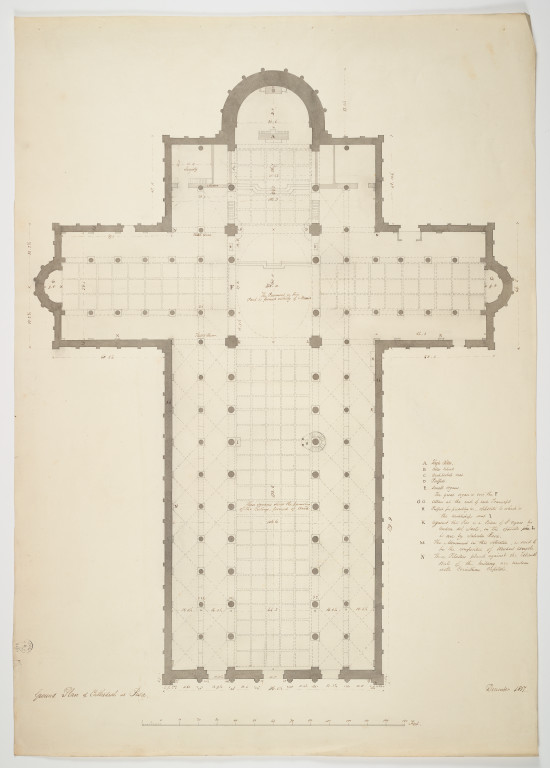
#> input picture sources/floorplans/soane-pisa-cathedral-plan-high.jpg, 550 x 768 px
$ python rebuild-pisa-strict-five.py
#> lines starting #> are read from the running program, lines starting #| are printed output that depends on the picture; after the words box and inside, x2 and y2 are one past the last pixel; in counts of white or black regions, pixels touching at a corner belong together
#!/usr/bin/env python3
"""Rebuild the strict five-venue Pisa source-pixel package.

Every emitted wall/detail pixel is selected from authoritative source ink.
Classifier masks may reject annotations or assign semantics, but they never
draw, close, regularize, or fill replacement geometry.
"""

from __future__ import annotations

import argparse
import hashlib
import importlib.util
import json
import math
import subprocess
import sys
from pathlib import Path

import cv2
import fitz
import numpy as np
from PIL import Image, ImageDraw, ImageOps


ROOT = Path(__file__).resolve().parents[1]
SOURCES = ROOT / "sources/floorplans"
DERIVED = SOURCES / "derived"
QA = ROOT / "qa"
REPORTS = ROOT / "reports"
BUILDER = ROOT / "scripts/build-architectural-plans.py"


def digest(path: Path) -> str:
    return hashlib.sha256(path.read_bytes()).hexdigest()


def keep_components(mask: np.ndarray, minimum_area: int) -> np.ndarray:
    count, labels, stats, _ = cv2.connectedComponentsWithStats(
        mask.astype(np.uint8), 8
    )
    output = np.zeros_like(mask, np.uint8)
    for index in range(1, count):
        if stats[index, cv2.CC_STAT_AREA] >= minimum_area:
            output[labels == index] = 1
    return output


# [15 lines left out: function page_rgb, not called in this run]


def rect_mask(
    shape: tuple[int, int], rectangles: list[tuple[int, int, int, int]]
) -> np.ndarray:
    output = np.zeros(shape, np.uint8)
    for x0, y0, x1, y1 in rectangles:
        output[max(0, y0) : min(shape[0], y1), max(0, x0) : min(shape[1], x1)] = 1
    return output


# [5 lines left out: function polygon_mask, not called in this run]


def write_image_pdf(name: str, source: Path) -> dict:
    DERIVED.mkdir(parents=True, exist_ok=True)
    image = Image.open(source)
    document = fitz.open()
    document.set_metadata({})
    page = document.new_page(width=image.width, height=image.height)
    page.insert_image(page.rect, filename=str(source))
    output = DERIVED / f"{name}.pdf"
    document.save(output, deflate=True, no_new_id=True)
    document.close()
    return {"file": str(output.relative_to(SOURCES)), "sha256": digest(output)}


# [56 lines left out: function write_classified_pdf, not called in this run]


def cathedral() -> dict:
    parent = SOURCES / "soane-pisa-cathedral-plan-high.jpg"
    source_rgb = np.asarray(Image.open(parent).convert("RGB"))[18:735, 23:527].copy()
    gray = cv2.cvtColor(source_rgb, cv2.COLOR_RGB2GRAY)
    source_ink = keep_components((gray < 174).astype(np.uint8), 3)

    # The union is only a classifier scope around the cruciform plan. It emits
    # no polygon geometry and keeps the original wall/pier pixels unchanged.
    scope = rect_mask(
        source_ink.shape,
        [
            (118, 35, 386, 674),
            (0, 180, 504, 336),
            (180, 35, 325, 210),
        ],
    )
    core = cv2.morphologyEx(source_ink, cv2.MORPH_OPEN, np.ones((3, 3), np.uint8))
    core &= source_ink
    walls = source_ink & scope & cv2.dilate(core, np.ones((5, 5), np.uint8))
    details = source_ink & scope & cv2.dilate(walls, np.ones((9, 9), np.uint8))
    details &= 1 - walls

    restored_region = np.zeros_like(source_ink)
    restored_region[410:705, 350:504] = 1
    restored = source_ink & walls & restored_region
    if np.count_nonzero(restored) < 1900:
        raise ValueError("Cathedral south wall restoration lost the audited source component")
    audit = write_image_pdf("pisa-cathedral-soane-sheet", parent)
    return write_classified_pdf(
        "pisa-cathedral-ground-plan-strict",
        source_rgb,
        source_ink,
        walls,
        details,
        {
            "parentFile": str(parent.relative_to(SOURCES)),
            "parentSha256": digest(parent),
            "parentCrop": [23, 18, 527, 735],
            "auditSheet": audit,
            "restoredAuditedRegionPixels": int(np.count_nonzero(restored)),
            "method": "Source grayscale <174; source components >=3 px; reviewed cruciform scope; 3 px structural cores select only original wall/pier pixels; nearby original hatching remains flat; handwritten legends and scale are excluded.",
        },
    )


# [268 lines left out: functions baptistery, camposanto, opera, tower_base, not called in this run]


def derive() -> dict:
    records = {
        "pisa-cathedral": cathedral(),
        "pisa-baptistery": baptistery(),
        "camposanto": camposanto(),
        "opera-pisa": opera(),
        "leaning-tower-base": tower_base(),
    }
    REPORTS.mkdir(parents=True, exist_ok=True)
    manifest = REPORTS / "strict-five-derivation.json"
    manifest.write_text(json.dumps(records, ensure_ascii=False, indent=2) + "\n")
    return records


def run_tower_producers() -> None:
    for profile in ["entry-first", "galleries-1-3", "upper"]:
        subprocess.run(
            [
                sys.executable,
                str(ROOT / "scripts/rebuild-pisa-tower-source-pixels-v7.py"),
                "derive",
                profile,
                "--root",
                str(ROOT),
            ],
            cwd=ROOT,
            check=True,
        )
    subprocess.run(
        [sys.executable, str(ROOT / "scripts/rebuild-pisa-tower-v4.py"), "derive"],
        cwd=ROOT,
        check=True,
    )
    subprocess.run(
        [sys.executable, str(ROOT / "scripts/rebuild-pisa-baptistery-upper.py"), "--derive-only"],
        cwd=ROOT,
        check=True,
    )


# [10 lines left out: function build, not called in this run]


def main() -> None:
    parser = argparse.ArgumentParser()
    parser.add_argument("--derive-only", action="store_true")
    parser.add_argument("--build-only", action="store_true")
    args = parser.parse_args()
    if not args.build_only:
        run_tower_producers()
#> (the call stopped at in run_tower_producers, `subprocess.run( [ sys.executable, str(ROOT / "scripts/rebuild-pisa-tow..`: subprocess is not available in this run)
        records = derive()
#> in cathedral, `source_rgb = np.asarray(Image.open(parent).convert("RGB"))[18:735, 23:..`:
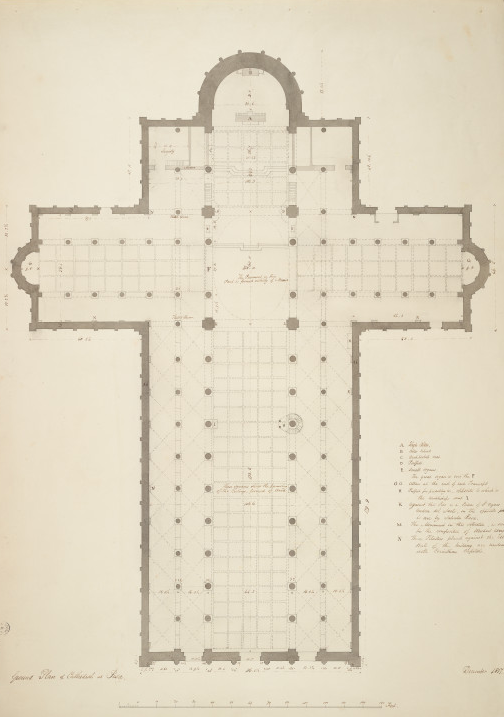
#> source_rgb: shape (717, 504, 3); mean R, G, B 226.2, 217, 195.9
#> in cathedral, `gray = cv2.cvtColor(source_rgb, cv2.COLOR_RGB2GRAY)`:
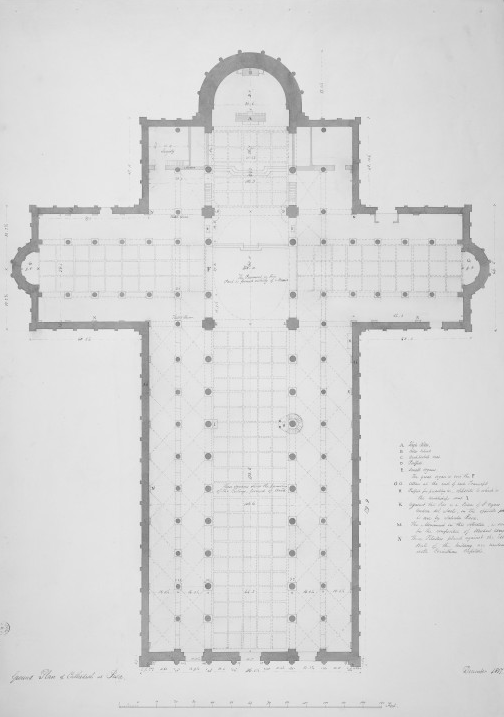
#> gray: shape (717, 504); min 98, max 242, mean 217.4
#> in keep_components, `count, labels, stats, _ = cv2.connectedComponentsWithStats( mask.astyp..`:
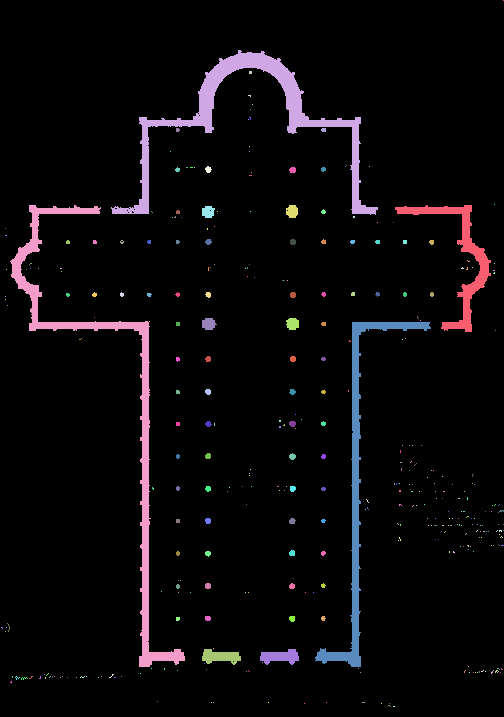
#> labels: shape (717, 504) int32; 349 distinct labels, from 0 to 348; one colour per label, 0 black
#> in keep_components, `count, labels, stats, _ = cv2.connectedComponentsWithStats( mask.astyp..`: count = 349; stats = 349 rows, first 6: [0, 0, 504, 717, 341682], [503, 0, 1, 1, 1], [111, 50, 267, 165, 5468], [249, 71, 3, 3, 9], [248, 95, 3, 2, 4], [252, 104, 1, 1, 1]
#> after the loop in keep_components, `for index in range(1, count):`:
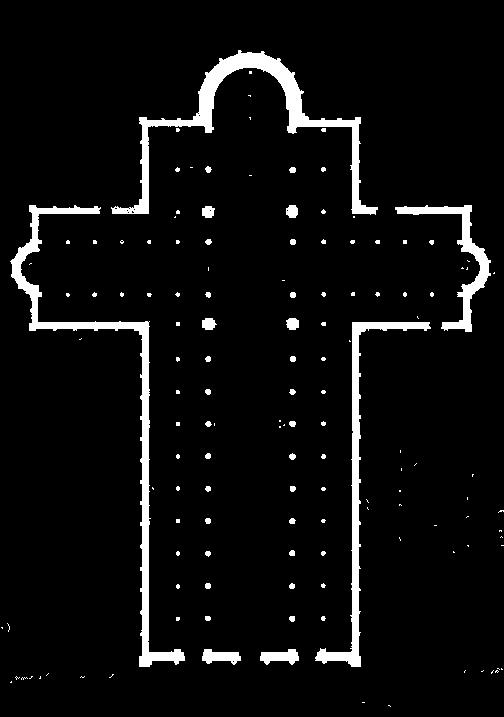
#> output: shape (717, 504); values 0 (black) and 1 (white), 5.4% white; 138 white regions (101 under 20 px), largest, box (x1, y1, x2, y2) and area: (111, 50, 378, 215) 5468, (10, 205, 185, 667) 5401, (315, 322, 431, 667) 3481
#> in cathedral, `core = cv2.morphologyEx(source_ink, cv2.MORPH_OPEN, np.ones((3, 3), np..`:
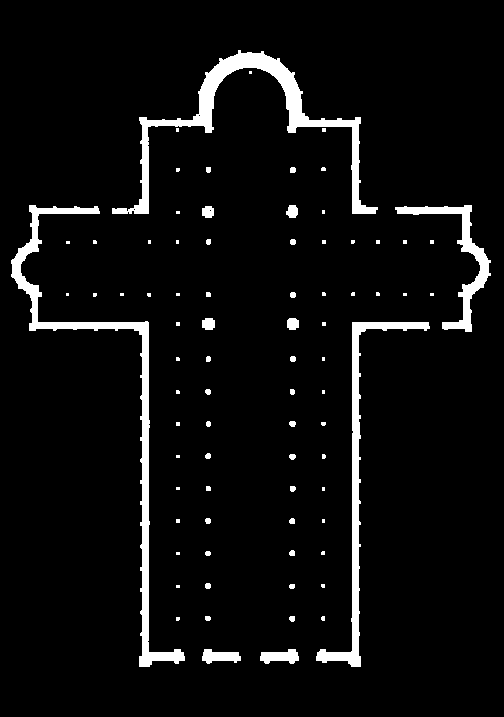
#> core: shape (717, 504); values 0 (black) and 1 (white), 5.2% white; 80 white regions (46 under 20 px), largest, box (x1, y1, x2, y2) and area: (112, 50, 378, 214) 5420, (11, 205, 185, 667) 5355, (316, 322, 430, 667) 3446
#> in cathedral, `details &= 1 - walls`:
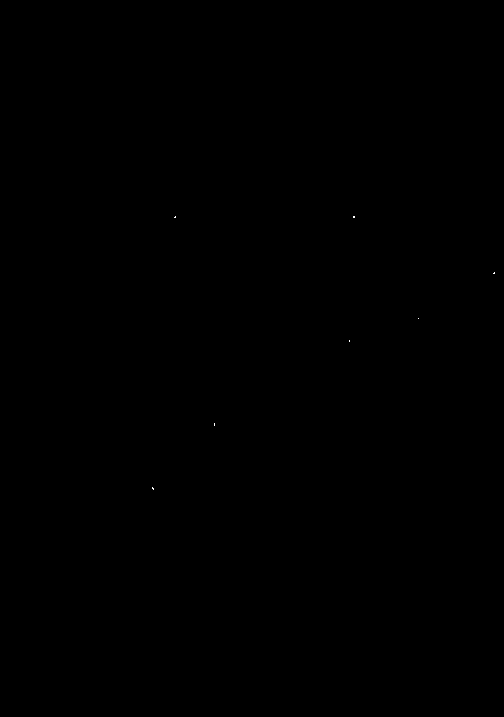
#> details: shape (717, 504); values 0 (black) and 1 (white), 0.01% white in thin lines or dots, all inside (x1, y1, x2, y2) = (152, 216, 495, 490)
#> in cathedral, `restored = source_ink & walls & restored_region`:
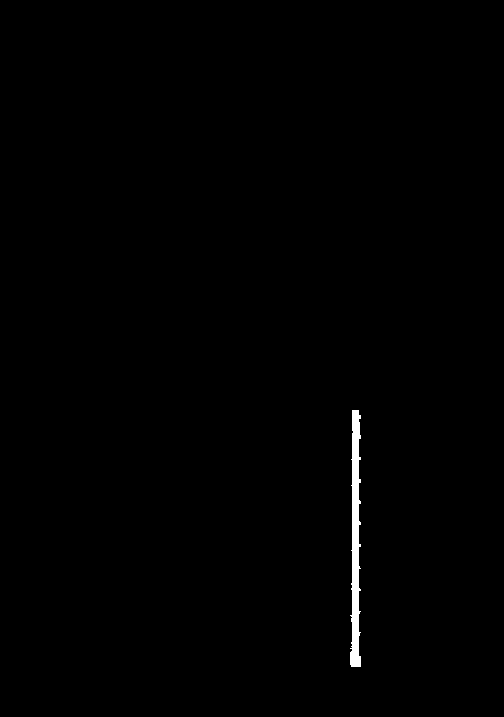
#> restored: shape (717, 504); values 0 (black) and 1 (white), 0.54% white; 1 white region, box (x1, y1, x2, y2) and area: (350, 410, 361, 667) 1948
#> in write_image_pdf, image is the input picture: PIL image 550x768 RGB; mean R, G, B 225.9, 217.2, 197.2
        print(json.dumps(records, ensure_ascii=False, indent=2))
    if not args.derive_only:
        build()


if __name__ == "__main__":
    main()
#> (the call stopped at in write_image_pdf, `document = fitz.open()`: fitz is not available in this run)
